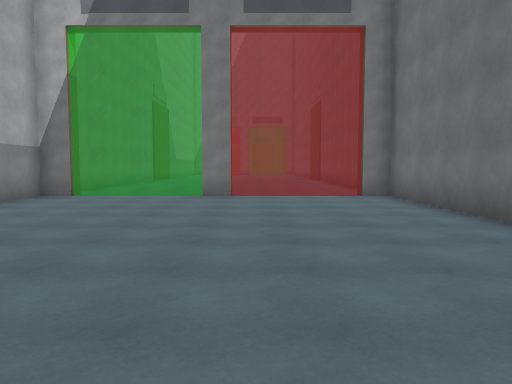
view 1 (above)

14 first-person views from a walk through a scene from a Unity 3-D project. The camera is 1.5 m above the floor, tilts 4° down and sees 70° across. The floor is counted in squares, 2 m on a side. Each view is taken from the middle of a square. On the plan, view 1 faces up. The plan holds only what a view shows up to about 11 squares ahead; the rest is blank. The place goes on beyond the plan. The player character is not drawn. Surface patterns are stand-ins for the level's own textures.

view 2
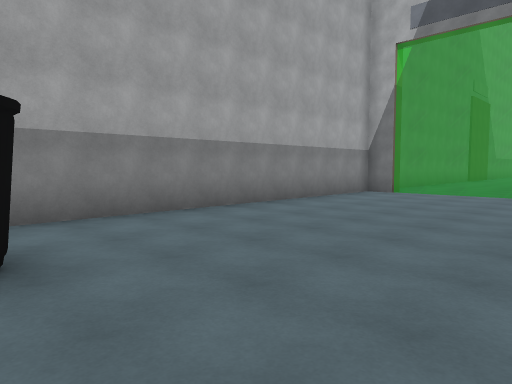

view 3
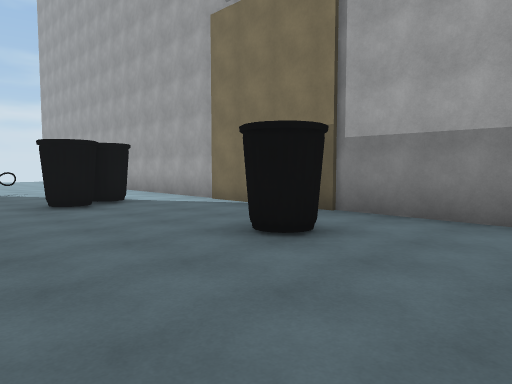

view 4
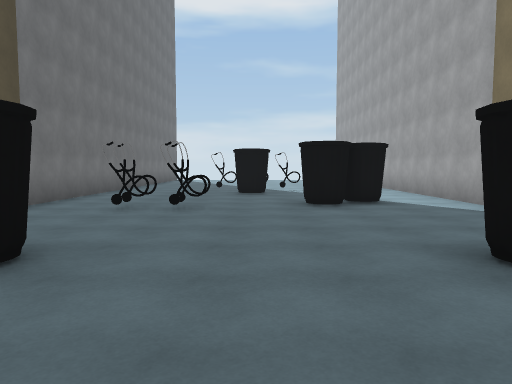

view 5
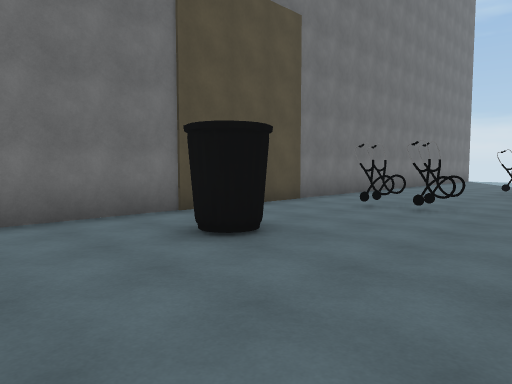

view 6
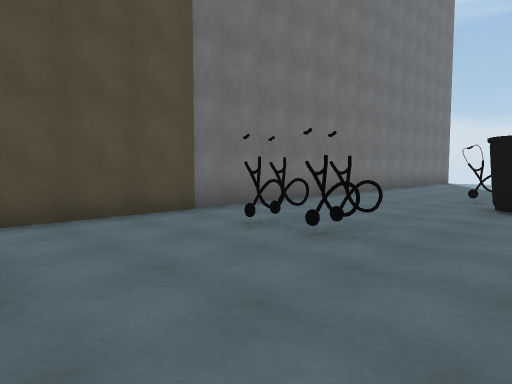

view 7
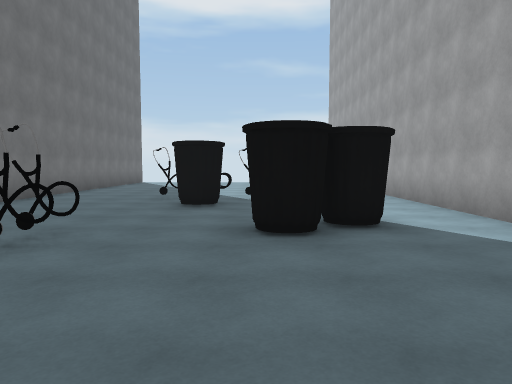

view 8
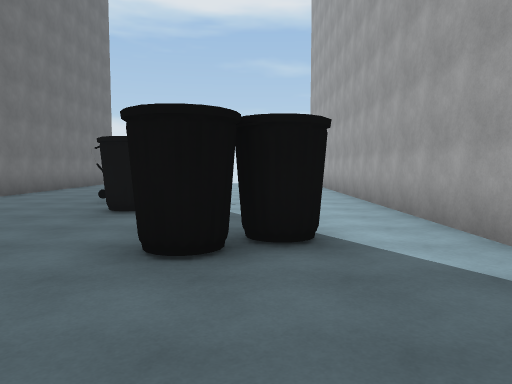

view 9
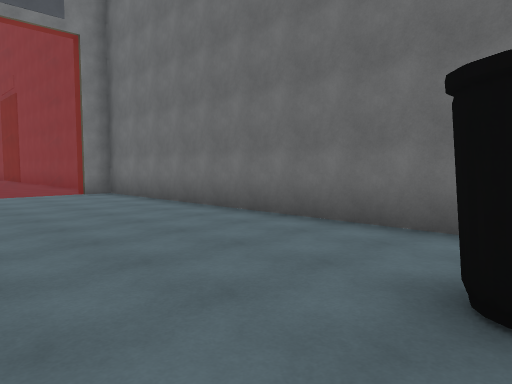

view 10
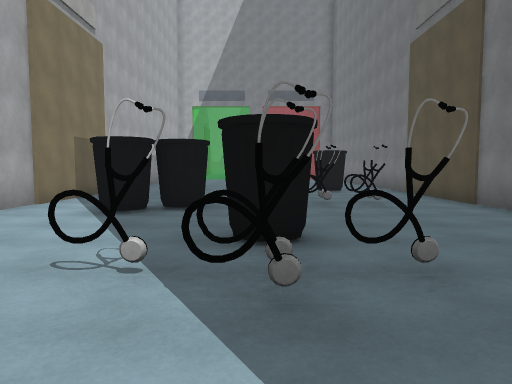

view 11
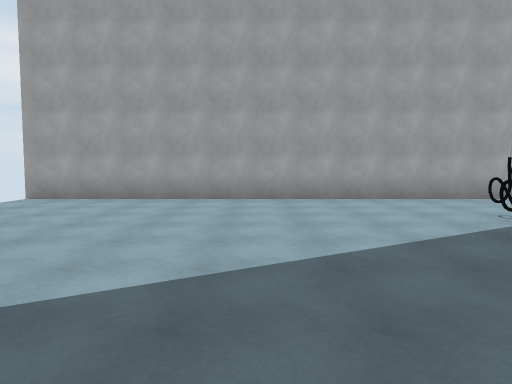

view 12
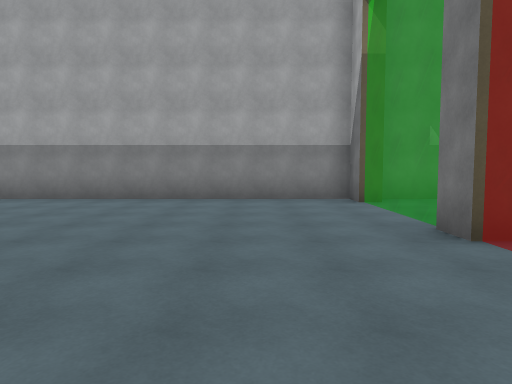

view 13
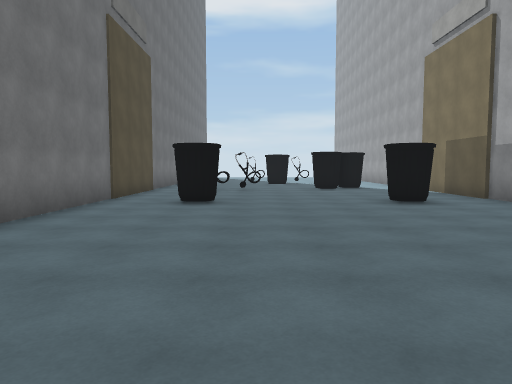

view 14
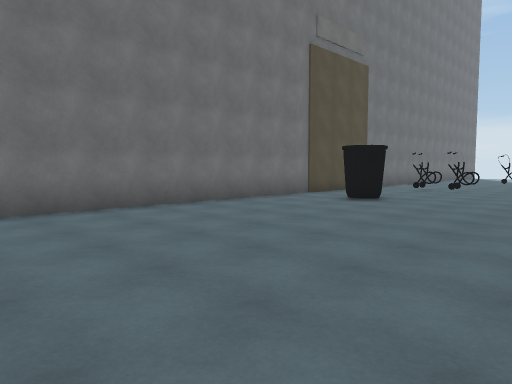

### Floor plan
Points are (right, up) in squares from view 1. A wall is a line through its corners. A room is listed if a view was taken in it or the views show most of it. See-through windows are left out.
Room 1 (views 1, 2, 3, 4, 5, 6, 7, 8, 9, 12, 13, 14)
walls: (-0.2, -4.3) (0.6, -4.3); (-0.1, -4.3) (0.4, -4.3); (-0.1, -4.4) (0.4, -4.2); (0.8, -4.3) (1.6, -4.3); (-0.2, -4.7) (0.3, -4.8); (0.9, -4.4) (1.4, -4.5); (-0.2, -4.8) (0.6, -4.8); (0.5, -4.8) (0, -4.8); (0.8, -4.8) (1.6, -4.8); (-0.2, -9.5) (0.3, -9.5); (-2.4, -9.6) (-1.7, -9.6); (-0.6, 9.7) (-0.6, 9.2) (-1.4, 9.2); (-4.6, 9.7) (-4.6, 9.2) (-5.4, 9.2) (-5.4, -11.4); (3.4, -11.5) (3.4, 9.2) (2.7, 9.2) (2.7, 9.7)
ways out: opening at (-4, -10.7) to room 2; opening at (2, -10.7) to room 2
objects: bin (-3, -6) to (-3, -5); bin (-3, -1); bin (-2, -5); bin (-1, -8); bin (1, -1)
Room 2 (views 10, 11)
walls: (3.4, -13) (3.4, -11.5); (-0.7, -10.1) (-1.3, -10.1); (-1.7, -9.6) (-2.4, -9.6); (0.3, -9.5) (-0.3, -9.6); (-5.4, -11.4) (-5.4, -18.4)
ways out: opening at (-4, -10.7) to room 1; opening at (2, -10.7) to room 1; gap at (-6, -18)

Where each view was taken, in squares from view 1:
view 1: 0 up, 0 right, facing up
view 2: 1 down, 0 right, facing up-left
view 3: 2 up, 0 right, facing down-left
view 4: 2 up, 1 left, facing down
view 5: 2 up, 2 left, facing down-right
view 6: 1 down, 2 left, facing down-right
view 7: 1 down, 2 left, facing down
view 8: 2 down, 3 left, facing down
view 9: 1 down, 1 left, facing up-right
view 10: 12 down, 1 left, facing up
view 11: 13 down, 3 right, facing left
view 12: 7 up, 3 right, facing left
view 13: 7 up, 0 right, facing down
view 14: 7 up, 3 left, facing down-right
